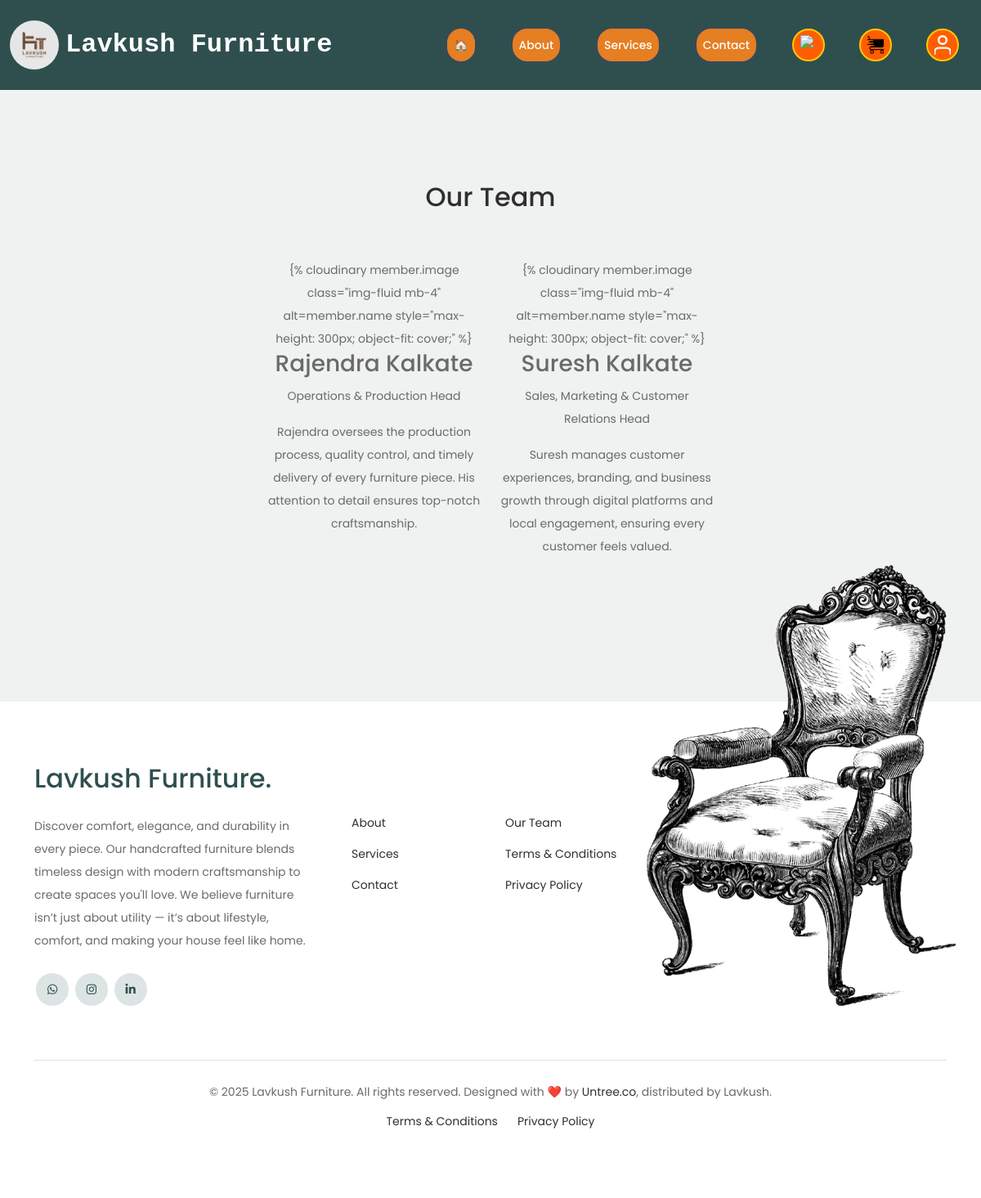
/our-team/, run on the app's committed database.
### team/models.py (models this page shows, shortened)
class TeamMember(models.Model):
    name = models.CharField(max_length=100)
    role = models.CharField(max_length=200)
    bio = models.TextField()
    image = CloudinaryField('image')
    is_visible = models.BooleanField(default=True)

### team/views.py (the view)
# urls.py: path('', views.our_team, name='our_team'),
def our_team(request):
    team_members = TeamMember.objects.filter(is_visible=True)
    return render(request, 'ourteam.html', {'team_members': team_members})

### templates/ourteam.html (shortened to what this page needs)
{% include "header.html" %} {% load cloudinary %} {% load static %}
<div class="untree_co-section">
  <div class="container">
    <div class="row mb-5">
      <div class="col-lg-5 mx-auto text-center">
        <h2 class="section-title">Our Team</h2>
      </div>
    </div>
    <div class="row justify-content-center text-center">
      {% for member in team_members %}
      <div class="col-12 col-md-6 col-lg-3 mb-5">
        {% cloudinary member.image class="img-fluid mb-4" alt=member.name
        style="max-height: 300px; object-fit: cover;" %}
        <h3 class="mb-2"><span>{{ member.name }}</span></h3>
        <span class="d-block position mb-3">{{ member.role }}</span>
        <p>{{ member.bio }}</p>
      </div>
      {% empty %}
      <div class="col-12 text-center">
        <p>No team members added yet.</p>
      </div>
      {% endfor %}
    </div>
  </div>
</div>
{% include "footer.html" %}

### templates/header.html (shortened to what this page needs)
<!DOCTYPE html>
<html lang="en">
  <head>
    {% load static %}
    <link href="{% static 'css/bootstrap.min.css' %}" rel="stylesheet" />
    <link href="{% static 'css/style.css' %}" rel="stylesheet" />
    <link href="{% static 'css/tiny-slider.css' %}" rel="stylesheet" />
    <link
      href="https://cdnjs.cloudflare.com/ajax/libs/font-awesome/6.5.0/css/all.min.css"
      rel="stylesheet"
    />
    <link
      rel="stylesheet"
      href="https://cdn.jsdelivr.net/npm/bootstrap-icons@1.10.5/font/bootstrap-icons.css"
    />
  </head>
  <body>
    <nav class="custom-navbar navbar navbar-expand-lg navbar-dark">
      <div class="container-fluid">
        <a class="navbar-brand" href="{% url 'homepage' %}">
          <img
            src="{% static 'images/lavkushfurniturelogo.jpeg' %}"
            alt="Lavkush Furniture Logo"
          />
          Lavkush Furniture
        </a>
        <div class="collapse navbar-collapse" id="navbarNavDropdown">
          <ul class="custom-navbar-nav navbar-nav ms-auto">
            <li class="nav-item">
              <a
                class="nav-link {% if request.path == '/' %}active{% endif %}"
                href="{% url 'homepage' %}"
                >🏠</a
              >
            </li>
            <li class="nav-item">
              <a
                class="nav-link {% if request.path == '/aboutus/' %}active{% endif %}"
                href="{% url 'aboutus' %}"
                >About</a
              >
            </li>
            <li class="nav-item">
              <a
                class="nav-link {% if request.path == '/services/' %}active{% endif %}"
                href="{% url 'services' %}"
                >Services</a
              >
            </li>
            <li class="nav-item">
              <a
                class="nav-link {% if request.path == '/contactus/' %}active{% endif %}"
                href="{% url 'contactus' %}"
                >Contact</a
              >
            </li>
            <li class="nav-item">
              <a href="{% url 'view_wishlist' %}" class="btn-no-bg">
                <img
                  src="{% static 'images/wish-list.png' %}"
                  alt="View Wishlist"
                  class="cart-icon"
                />
              </a>
            </li>
            <li class="nav-item">
              <a href="{% url 'cart:view_cart' %}" class="btn-no-bg">
                <img
                  src="{% static 'images/shopping-cart.png' %}"
                  alt="View Cart"
                  class="cart-icon"
                />
              </a>
            </li>
            <li class="nav-item">
              <a href="{% url 'userprofile' %}" class="btn-no-bg">
                <img
                  src="{% static 'images/user.svg' %}"
                  alt="Go to Profile"
                  class="cart-icon"
                />
              </a>
            </li>
          </ul>
        </div>
      </div>
    </nav>
  </body>
</html>

### templates/footer.html (shortened to what this page needs)
<footer class="footer-section">
  <div class="container position-relative">
    <div class="sofa-img">
      <img src="/static/images/sofa.png" alt="Sofa" class="img-fluid" />
    </div>
    <div class="row g-5 mb-5">
      <div class="col-lg-4">
        <div class="mb-4 footer-logo-wrap">
          <a href="#" class="footer-logo">Lavkush Furniture<span>.</span></a>
        </div>
        <p class="mb-4">
          Discover comfort, elegance, and durability in every piece. Our
          handcrafted furniture blends timeless design with modern craftsmanship
          to create spaces you'll love. We believe furniture isn’t just about
          utility — it’s about lifestyle, comfort, and making your house feel
          like home.
        </p>
        <ul class="list-unstyled custom-social">
          <li>
            <a href="https://chat.whatsapp.com/LsBBfgWAXqIJiUAHXMPbMn"
              ><span class="fab fa-whatsapp"></span
            ></a>
          </li>
          <li>
            <a
              href="https://www.instagram.com/jayesh.kalkate/?igsh=MW1rbm1sazcycGo4eg%3D%3D#"
              ><span class="fab fa-instagram"></span
            ></a>
          </li>
          <li>
            <a href="https://www.linkedin.com/in/jayesh-kalkate-31a250242"
              ><span class="fab fa-linkedin-in"></span
            ></a>
          </li>
        </ul>
      </div>
      <div class="col-lg-8">
        <div class="row links-wrap">
          <div class="col-6 col-sm-6 col-md-3">
            <ul class="list-unstyled">
              <li><a href="{% url 'aboutus' %}">About</a></li>
              <li><a href="{% url 'services' %}">Services</a></li>
              <li><a href="{% url 'contactus' %}">Contact</a></li>
            </ul>
          </div>
          <div class="col-6 col-sm-6 col-md-3">
            <ul class="list-unstyled">
              <li><a href="{% url 'our_team' %}">Our Team</a></li>
              <li class="me-4">
                <a href="{% url 'terms' %}">Terms & Conditions</a>
              </li>
              <li><a href="{% url 'privacy_policy' %}">Privacy Policy</a></li>
            </ul>
          </div>
        </div>
      </div>
    </div>
    <div class="border-top copyright">
      <div class="row pt-4 align-items-center">
        <div class="col-12 text-center">
          <p class="mb-2">
            &copy; 2025 Lavkush Furniture. All rights reserved. Designed with ❤️
            by <a href="https://untree.co" target="_blank">Untree.co</a>,
            distributed by Lavkush.
          </p>
        </div>
        <div class="col-12 text-center">
          <ul class="list-unstyled d-inline-flex justify-content-center mb-0">
            <li class="me-4">
              <a href="{% url 'terms' %}">Terms & Conditions</a>
            </li>
            <li><a href="{% url 'privacy_policy' %}">Privacy Policy</a></li>
          </ul>
        </div>
      </div>
    </div>
  </div>
</footer>

### static/css/style.css (style rules this page uses)
body { overflow-x: hidden; position: relative; font-family: "Inter", sans-serif; font-weight: 400; line-height: 28px; color: #6a6a6a; font-size: 14px; background-color: #eff2f1; }
a { text-decoration: none; -webkit-transition: .3s all ease; -o-transition: .3s all ease; transition: .3s all ease; color: #2f2f2f; text-decoration: underline; }
.custom-navbar { background: #2F4F4F !important; padding-top: 20px; padding-bottom: 20px; }
.custom-navbar .navbar-brand { font-size: 32px; font-weight: 600; }
@media (min-width: 992px) { .custom-navbar .custom-navbar-nav li { margin-left: 15px; margin-right: 15px; } }
.custom-navbar .custom-navbar-nav li a { font-weight: 500; color: #ffffff !important; -webkit-transition: .3s all ease; -o-transition: .3s all ease; transition: .3s all ease; position: relative; }
@media (min-width: 768px) { .custom-navbar .custom-navbar-nav li a:before { content: ""; position: absolute; bottom: 0; left: 8px; right: 8px; background: #f9bf29; height: 5px; opacity: 1; visibility: visible; width: 0; -webkit-transition: .15s all ease-out; -o-transition: .15s all ease-out; transition: .15s all ease-out; } }
.section-title { color: #2f2f2f; }
.footer-section { padding: 80px 0; background: #ffffff; }
.footer-section a { text-decoration: none; color: #2f2f2f; -webkit-transition: .3s all ease; -o-transition: .3s all ease; transition: .3s all ease; }
.footer-section .sofa-img { position: absolute; top: -200px; z-index: 1; right: 0; }
.footer-section .sofa-img img { max-width: 380px; }
.footer-section .links-wrap { margin-top: 0px; }
@media (min-width: 992px) { .footer-section .links-wrap { margin-top: 54px; } }
.footer-section .links-wrap ul li { margin-bottom: 10px; }
.footer-section .footer-logo-wrap .footer-logo { font-size: 32px; font-weight: 500; text-decoration: none; color: #2F4F4F ; }
.footer-section .custom-social li { margin: 2px; display: inline-block; }
.footer-section .custom-social li a { width: 40px; height: 40px; text-align: center; line-height: 40px; display: inline-block; background: #dce5e4; color: #2F4F4F ; border-radius: 50%; }
.footer-section .border-top { border-color: #dce5e4; }
.footer-section .border-top.copyright { font-size: 14px !important; }
.untree_co-section { padding: 7rem 0; }

### templates/header.html (style rules this page uses)
body { overflow-x: hidden; font-family: "Poppins", sans-serif; }
.custom-navbar { background-color: #2c3e50; position: relative; z-index: 1000; }
.navbar-brand { display: flex; align-items: center; gap: 8px; font-family: "Courier New", Courier, monospace; font-size: clamp(18px, 2.5vw, 24px); color: white; text-decoration: none; }
.navbar-brand img { height: 60px; width: 60px; border-radius: 50%; object-fit: cover; max-width: 100%; }
.custom-navbar-nav { display: flex; align-items: center; gap: 12px; flex-wrap: wrap; }
.custom-navbar-nav .nav-link { background-color: #e67e22; border: 2px solid #34495e; border-radius: 20px; padding: 6px 14px; font-weight: 500; color: #2c3e50; transition: all 0.3s ease; }
.custom-navbar-nav img.cart-icon { width: 24px; height: 24px; object-fit: cover; max-width: 100%; }
.btn-no-bg { background: none; border: none; padding: 0; display: flex; align-items: center; justify-content: center; }

### templates/ourteam.html (style rules this page uses)
.btn-no-bg { background-color: #ff5e00 !important; border: 2px solid rgb(255, 200, 0) !important; border-radius: 50% !important; width: 40px; height: 40px; padding: 4px 8px; display: flex; align-items: center; justify-content: center; transition: all 0.3s ease; }
.cart-icon { height: 20px; }

### data on the page
TeamMember: name "Rajendra Kalkate", role "Operations & Production Head", bio "Rajendra oversees the production process, quality control, and timely delivery of every furniture piece. His attention to detail ensures top-notch craftsmanship."
TeamMember: name "Suresh Kalkate", role "Sales, Marketing & Customer Relations Head", bio "Suresh manages customer experiences, branding, and business growth through digital platforms and local engagement, ensuring every customer feels valued."
